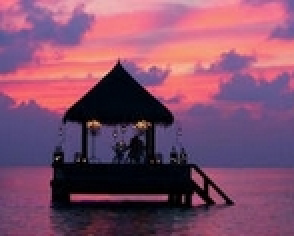
//> input picture opencv/opencv20230826/2opencv环境搭建/单窗口显示多幅图片/1.jpg, 147 x 118 px (shown 2 times larger)
$ ./test   (built with g++ and OpenCV 4)
//> lines starting //> are read from the running program, lines starting //| are printed output that depends on the picture
#include <opencv2/highgui/highgui_c.h>
#include <opencv2\opencv.hpp>

using namespace cv;
#include<iostream>
using namespace std;
void showManyImages(const vector<Mat>&srcImages, Size imageSize){
	int nNumImages = srcImages.size();
	Size nSizeWindows;
	if (nNumImages > 12){
		cout << "no more tha 12 images" << endl;
		return;
	}
	//根据图片序列数量来确定分割小窗口的形态
	switch (nNumImages){
	case 1:nSizeWindows = Size(1, 1); break;
	case 2:nSizeWindows = Size(2, 1); break;
	case 3:
	case 4:nSizeWindows = Size(2, 2); break;
	case 5:
	case 6:nSizeWindows = Size(3, 2); break;
	case 7:
	case 8:nSizeWindows = Size(4, 2); break;
	case 9:nSizeWindows = Size(3, 3); break;
	default:nSizeWindows = Size(4, 3);
	}
	//设置小图像尺寸，间隙，边界
	int nShowImageSize = 200;
	int nSplitLineSize = 15;
	int nAroundLineSize = 50;
	//创建输出图像，图像大小根据输入源来确定
	const int imagesHeight = nShowImageSize*nSizeWindows.width + nAroundLineSize +(nSizeWindows.width - 1)*nSplitLineSize;
	const int imagesWidth = nShowImageSize*nSizeWindows.height + nAroundLineSize +(nSizeWindows.height - 1)*nSplitLineSize;
	cout << imagesWidth << "  " << imagesHeight << endl;
	Mat showWindowsImages(imagesWidth, imagesHeight, CV_8UC3, Scalar(0, 0, 0));
	//提取对应小图像的左上角坐标x，y
	int posX = (showWindowsImages.cols - (nShowImageSize*nSizeWindows.width +(nSizeWindows.width - 1)*nSplitLineSize)) / 2;
	int posY = (showWindowsImages.rows - (nShowImageSize*nSizeWindows.height +(nSizeWindows.height - 1)*nSplitLineSize)) / 2;
	cout << posX << "  " << posY << endl;
	int tempPosX = posX;
	int tempPosY = posY;
	//将每一幅小图像整合成一幅大图像
	for (int i = 0; i < nNumImages; i++){
		//小图像坐标转换
		if ((i%nSizeWindows.width == 0) && (tempPosX != posX)){
			tempPosX = posX;;
			tempPosY += (nSplitLineSize + nShowImageSize);
		}
		//利用Rect区域将小图像置于大图像的相应区域
		Mat tempImage = showWindowsImages(Rect(tempPosX, tempPosY, nShowImageSize, nShowImageSize));
		resize(srcImages[i], tempImage,Size(nShowImageSize, nShowImageSize));//利用resize函数实现图像缩放
		tempPosX += (nSplitLineSize + nShowImageSize);
	}//for
	imshow("单窗口显示多图片", showWindowsImages);
}

int main(){
	//图像源输入
	vector<Mat>srcImage(9);
	srcImage[0] = imread("1.jpg");
//> srcImage[0] is the input picture: 118 rows x 147 cols, CV_8UC3; mean B, G, R 105.1, 77.5, 129
	srcImage[1] = imread("1.jpg");
	srcImage[2] = imread("1.jpg");
	srcImage[3] = imread("2.jpg");
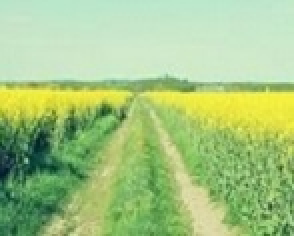
//> input picture opencv/opencv20230826/2opencv环境搭建/单窗口显示多幅图片/2.jpg, 147 x 118 px (shown 2 times larger)
//> srcImage[3] is the input picture: 118 rows x 147 cols, CV_8UC3; mean B, G, R 131.2, 197.8, 164.1
	srcImage[4] = imread("2.jpg");
	srcImage[5] = imread("2.jpg");
	srcImage[6] = imread("3.jpg");
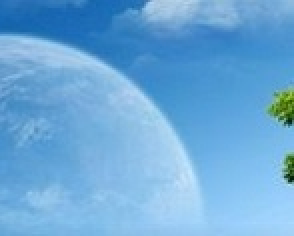
//> input picture opencv/opencv20230826/2opencv环境搭建/单窗口显示多幅图片/3.jpg, 147 x 118 px (shown 2 times larger)
	srcImage[7] = imread("3.jpg");
	srcImage[8] = imread("3.jpg");
	//判断当前vector读入的正确性
	for (int i = 0; i < srcImage.size(); i++){
		if (srcImage[i].empty()){
			cout << "read error" << endl;
			return -1;
		}
	}
//> this loop made 9 passes
	//调用 单窗口显示图像
	showManyImages(srcImage, Size(147, 118));
//> in showManyImages, `int nNumImages = srcImages.size();`: nNumImages = 9
//> the loop in showManyImages, `for (int i = 0; i < nNumImages; i++)` made 9 passes
//> tempPosY on passes 4, 7: 240, 455
//> pass 1, in showManyImages, `resize(srcImages[i], tempImage,Size(nShowImageSize, nShowImageSize));`:
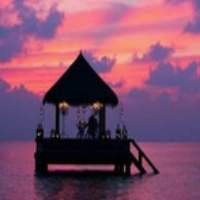
//> tempImage: 200 rows x 200 cols, CV_8UC3; mean B, G, R 105, 77.4, 128.9
//> after the loop in showManyImages, `for (int i = 0; i < nNumImages; i++)`:
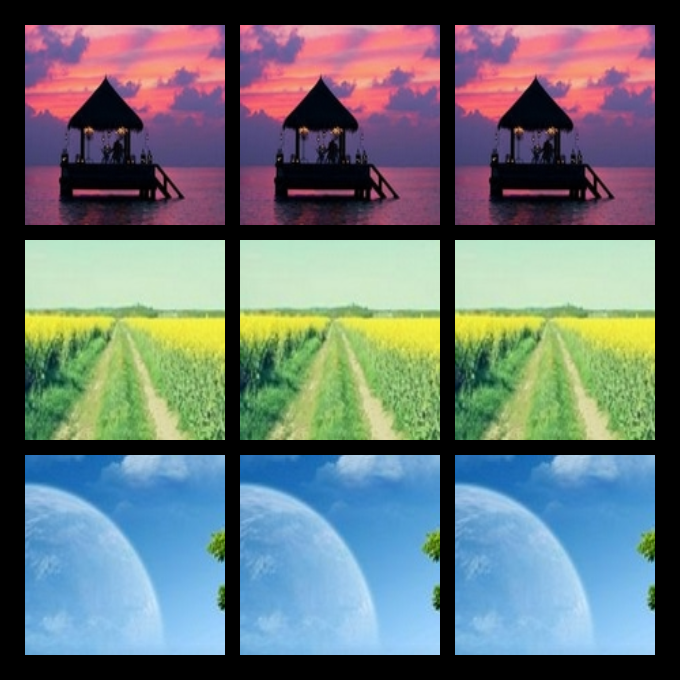
//> showWindowsImages: 680 rows x 680 cols, CV_8UC3; mean B, G, R 117.5, 115.2, 103.9
//> after the loop in showManyImages, `for (int i = 0; i < nNumImages; i++)`: tempPosX = 670; tempPosY = 455
	waitKey(0);

	return 0;
}
